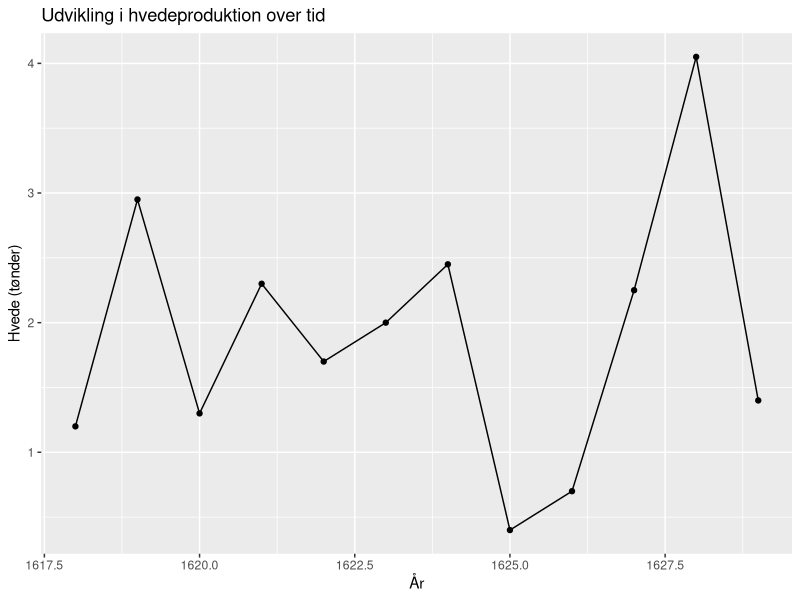
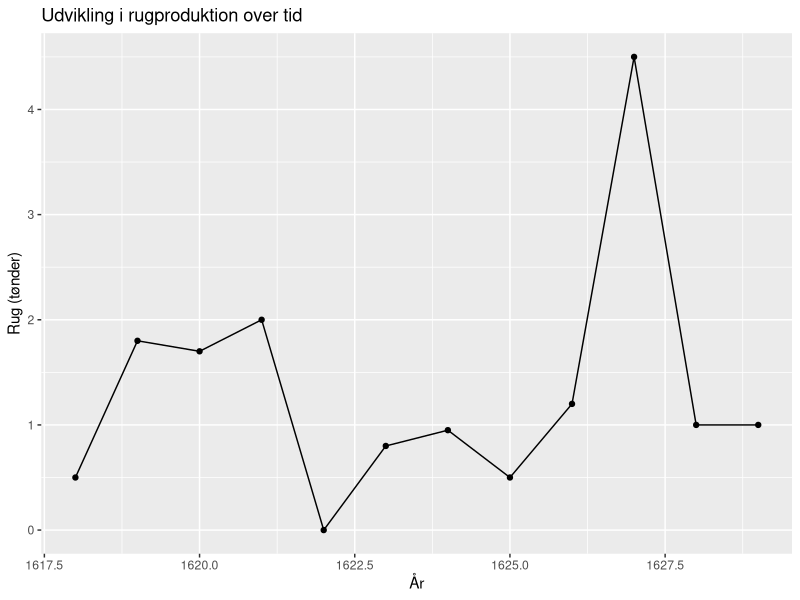
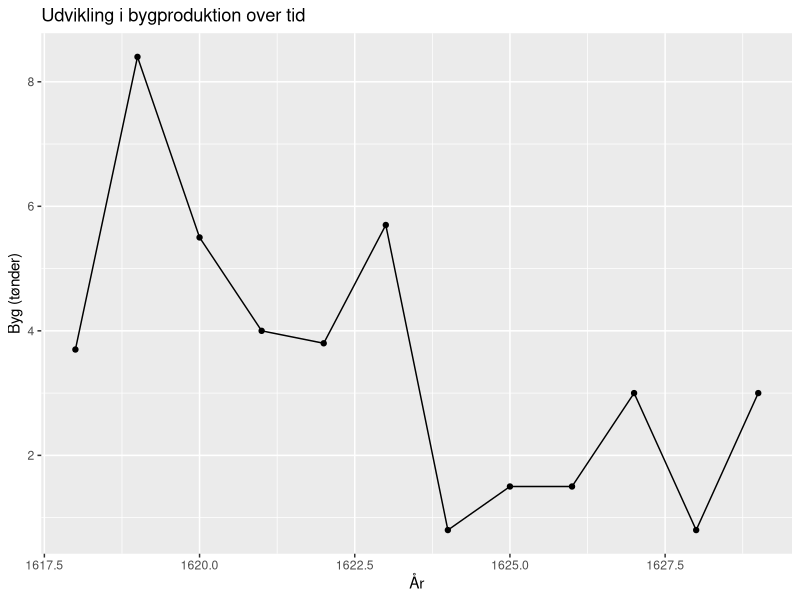
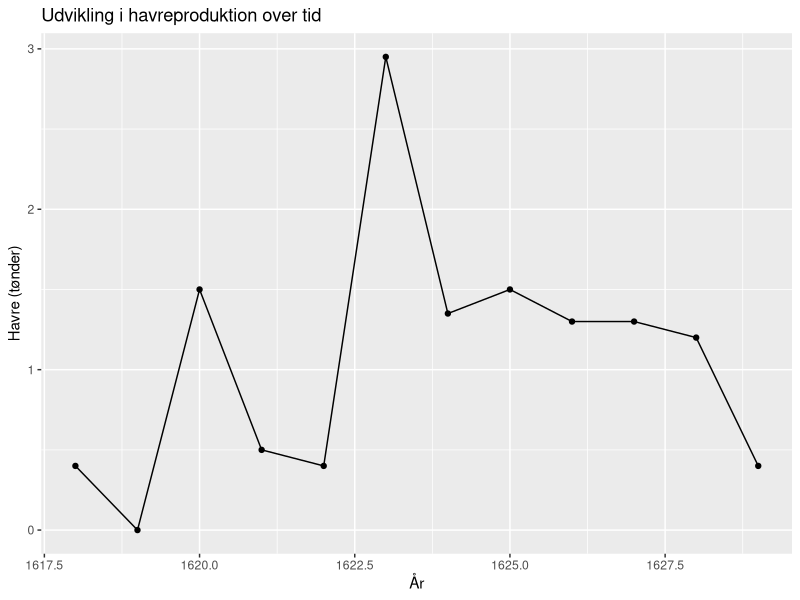
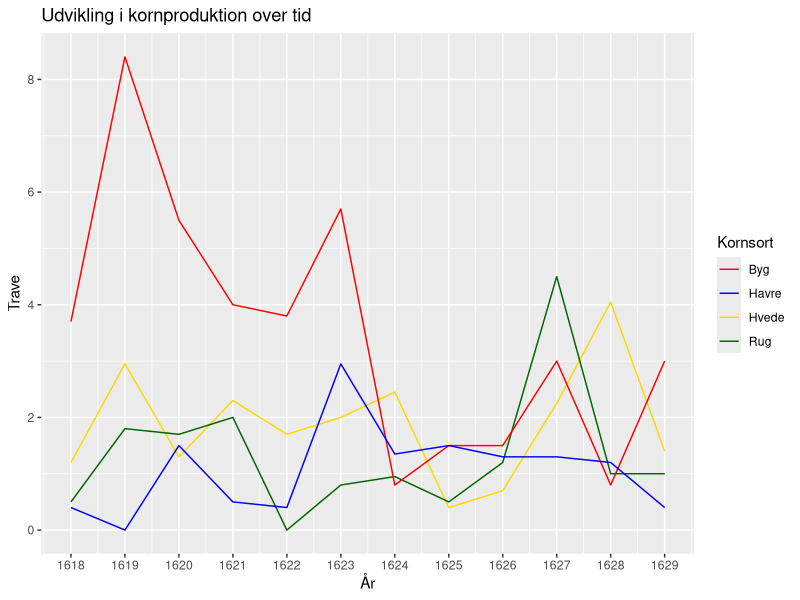
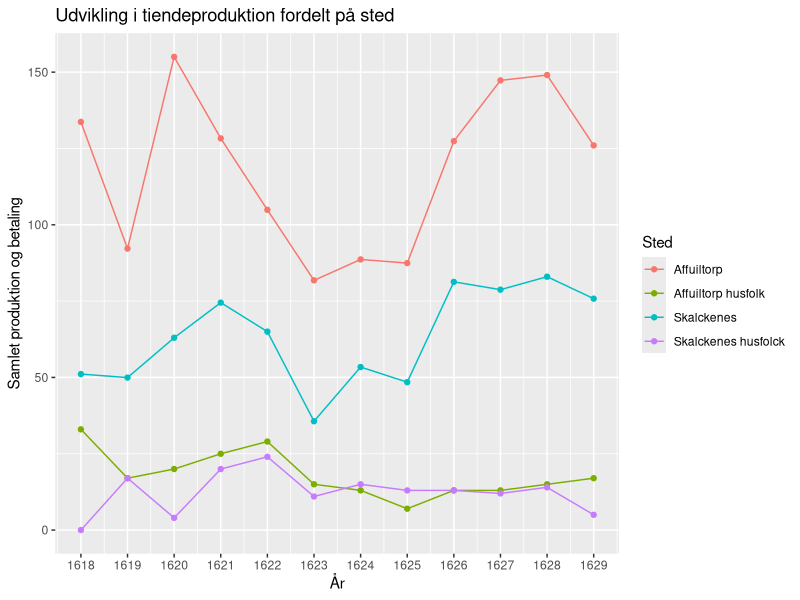
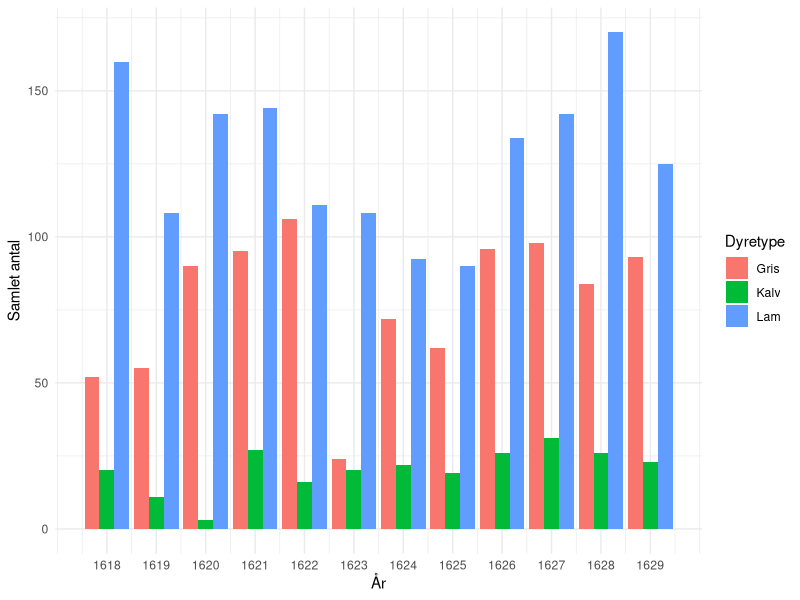
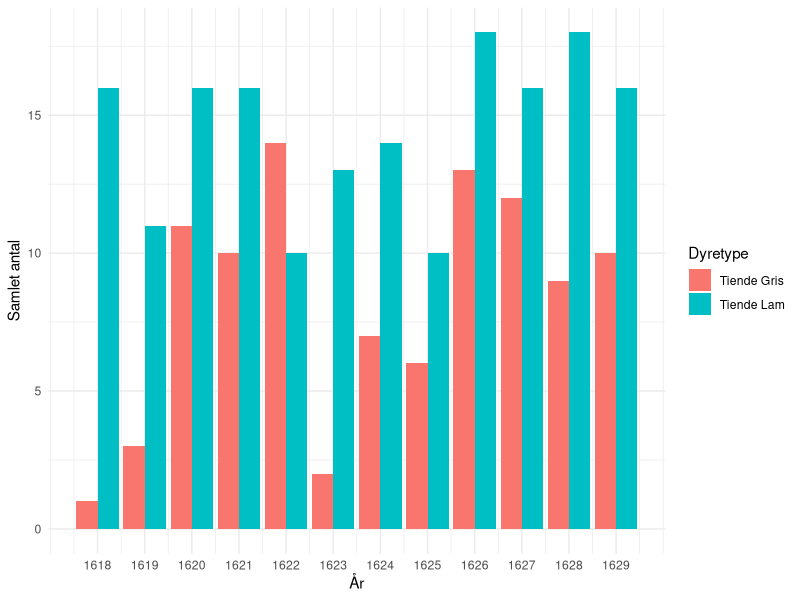

The R source for these figures, in order:
## ---- chunk 1
# SETUP ------------------------------------------------------------------
# Install required packages
library(tidyverse)
library(readr)

# IMPORT DATASET ---------------------------------------------------------

tiende_bog <- read_csv("tiende_bog.xlsx - Tiendedata.csv")

# DATA CLEANING -----------------------------------------------------------

# Remove spaces in location column 
tiende_bog$Sted <- trimws(tiende_bog$Sted)

# Correct translation /spelling inconsitency in location names:
# "Affuilltørp husfolk" samles med "Affuiltorp husfolk"
tiende_bog$Sted[
  tiende_bog$Sted == "Affuilltørp husfolk"
] <- "Affuiltorp husfolk"

# DATA CHECK ----------------------------------------------------------------

table(tiende_bog$Sted)

# View(tiende_bog)

summary(tiende_bog)

colnames(tiende_bog)

str(tiende_bog)

# FIGURE 1 - GRAIN PRODUCTION -------------------------------------------------

# PREPARING OF FIGURE 1 (DEVELOPMENT IN GRAIN PRODUCTION)
# Explore and examine the data in order to understand and clean it before use.

unique(tiende_bog$Hvede)

unique(tiende_bog$Rug)

unique(tiende_bog$Byg)

unique(tiende_bog$Havre)

# Data cleaning and processing to make the dataset easier to work with. 
# Due to the historical measurement system, values are converted into a common unit.

tiende_bog <- tiende_bog %>%
  mutate(
    Hvede_t = case_when(
      Hvede == "1 t" ~ 1,
      Hvede == "2 t" ~ 2,
      Hvede == "0.5 t" ~ 0.5,
      Hvede == "8 k" ~ 8/20,
      Hvede == "11 k" ~ 11/20,
      Hvede == "14 k" ~ 14/20,
      TRUE ~ NA_real_
    ),
    
    Rug_t = case_when(
      Rug == "1 t" ~ 1,
      Rug == "1.5 t" ~ 1.5,
      Rug == "0.5 t" ~ 0.5,
      Rug == "16 k" ~ 16/20,
      Rug == "19 k" ~ 19/20,
      Rug == "24 k" ~ 24/20,
      TRUE ~ NA_real_
    ), 
    Byg_t = case_when(
      Byg == "1 t" ~ 1,
      Byg == "3 t" ~ 3,
      Byg == "1.5 t" ~ 1.5,
      Byg == "16 k" ~ 16/20,
      Byg == "19 k" ~ 19/20,
      Byg == "24 k" ~ 24/20,
      TRUE ~ NA_real_
    ),
    
    Havre_t = case_when(
      Havre == "1 t" ~ 1,
      Havre == "2 t" ~ 2,
      Havre == "0.5 t" ~ 0.5,
      Havre == "8 k" ~ 8/20,
      Havre == "11 k" ~ 11/20,
      Havre == "14 k" ~ 14/20,
      TRUE ~ NA_real_
    ),
  )
    
# FIGURE 1: Development in production over time (GGPLOT)

# HVEDE

hvede_aar <- tiende_bog %>%
  group_by(År) %>%
  summarise(
    hvede = sum(Hvede_t, na.rm = TRUE)
  )


# View(hvede_aar)

ggplot(hvede_aar, aes(x = År, y = hvede)) +
  geom_line() +
  geom_point() +
  labs(
    title = "Udvikling i hvedeproduktion over tid",
    x = "År",
    y = "Hvede (tønder)"
  )

# RUG

rug_aar <- tiende_bog %>%
  group_by(År) %>%
  summarise(
    rug = sum(Rug_t, na.rm = TRUE)
  )

# View(rug_aar)

ggplot(rug_aar, aes(x = År, y = rug)) +
  geom_line() +
  geom_point() +
  labs(
    title = "Udvikling i rugproduktion over tid",
    x = "År",
    y = "Rug (tønder)"
  )

# BYG

byg_aar <- tiende_bog %>%
  group_by(År) %>%
  summarise(
    byg = sum(Byg_t, na.rm = TRUE)
  )

# View(byg_aar)

ggplot(byg_aar, aes(x = År, y = byg)) +
  geom_line() +
  geom_point() +
  labs(
    title = "Udvikling i bygproduktion over tid",
    x = "År",
    y = "Byg (tønder)"
  )

# HAVRE

havre_aar <- tiende_bog %>%
  group_by(År) %>%
  summarise(
    havre = sum(Havre_t, na.rm = TRUE)
  )

# View(havre_aar)

ggplot(havre_aar, aes(x = År, y = havre)) +
  geom_line() +
  geom_point() +
  labs(
    title = "Udvikling i havreproduktion over tid",
    x = "År",
    y = "Havre (tønder)"
  )

# COMBINED FOR FIGURE 1

samlet_aar <- hvede_aar %>%
  left_join(rug_aar, by = "År") %>%
  left_join(byg_aar, by = "År") %>%
  left_join(havre_aar, by = "År")

ggplot(samlet_aar, aes(x = År)) +
  geom_line(aes(y = hvede, colour = "Hvede")) +
  geom_line(aes(y = rug, colour = "Rug")) +
  geom_line(aes(y = byg, colour = "Byg")) +
  geom_line(aes(y = havre, colour = "Havre")) +
  scale_x_continuous(
    breaks = seq(1618, 1629, 1)
  ) +
  scale_colour_manual(
    values = c(
      "Hvede" = "gold",
      "Rug" = "darkgreen",
      "Byg" = "red",
      "Havre" = "blue"
    )
  ) +
  labs(
    title = "Udvikling i kornproduktion over tid",
    x = "År",
    y = "Trave",
    colour = "Kornsort"
  )

# FIGURE 2 – DEVELOPMENT BY LOCATION ---------------------------------------

# PREPARATION OF FIGURE 2
# Locations over time, including production and payments.

sted_tid <- tiende_bog %>%
  group_by(År, Sted) %>%
  summarise(
    samlet =
      sum(Hvede_t, na.rm = TRUE) +
      sum(Rug_t, na.rm = TRUE) +
      sum(Byg_t, na.rm = TRUE) +
      sum(Havre_t, na.rm = TRUE) +
      sum(Lam, na.rm = TRUE) +
      sum(Gris, na.rm = TRUE)
  )


#GGPLOT FOR FIGURE 2

ggplot(
  sted_tid,
  aes(
    x = År,
    y = samlet,
    colour = Sted
  )
) +
  geom_line() +
  geom_point() +
  scale_x_continuous(
    breaks = seq(1618, 1629, 1)
  ) +
  labs(
    title = "Udvikling i tiendeproduktion fordelt på sted",
    x = "År",
    y = "Samlet produktion og betaling",
    colour = "Sted"
  )

# BAR CHART 1 – LIVESTOCK DEVELOPMENT---------------------------------------

# Load dataset
tiende_bog <- read_csv("tiende_bog.xlsx - Tiendedata.csv")


# Reshape data to long format
data_long <- pivot_longer(
  tiende_bog,
  cols = c("Lam", "Gris", "Kalv"),
  names_to = "dyr",
  values_to = "antal"
)

# Remove NA and zero values
data_long <- data_long[!is.na(data_long$antal), ]

# Summarise livestock numbers by year and animal type
data_sum <- data_long %>%
  group_by(År, dyr) %>%
  summarise(antal = sum(antal), .groups = "drop")

# Create bar chart
ggplot(data_sum, aes(x = År, y = antal, fill = dyr)) +
  geom_col(position = "dodge") +
  scale_x_continuous(breaks = unique(data_sum$År)) +
  labs(
    x = "År",
    y = "Samlet antal",
    fill = "Dyretype"
  ) +
  theme_minimal()


# BAR CHART 2 ---------------------------------------------------------------
library(tidyverse)

# Check data structure and value formats
str(tiende_bog)

# Clean text values
tiende_bog$`Tiende Lam` <- as.numeric(
  gsub(",", ".", tiende_bog$`Tiende Lam`)
)

# Reshape data to long format
data_long <- pivot_longer(
  tiende_bog,
  cols = c("Tiende Lam", "Tiende Gris"),
  names_to = "dyr",
  values_to = "antal"
)

# Remove NA and zero values
data_long <- data_long[!is.na(data_long$antal), ]

# Summarise livestock counts by year and animal type
data_sum <- data_long %>%
  group_by(År, dyr) %>%
  summarise(antal = sum(antal), .groups = "drop")

# Create bar chart
ggplot(data_sum, aes(x = År, y = antal, fill = dyr)) +
  geom_col(position = "dodge") +
  scale_x_continuous(breaks = unique(data_long$År)) +
  labs(
    x = "År",
    y = "Samlet antal",
    fill = "Dyretype"
  ) +
  theme_minimal()


# BAR CHART 3 ---------------------------------------------------------------

# Reshape data to long format
data_long <- pivot_longer(
  tiende_bog,
  cols = c("Restance Lam", "Restance Gris"),
  names_to = "dyr",
  values_to = "antal"
)

# Remove NA and zero values
data_long <- data_long[!is.na(data_long$antal), ]


# Summarise livestock counts by year and animal type
data_sum <- data_long %>%
  group_by(År, dyr) %>%
  summarise(antal = sum(antal), .groups = "drop")

# Low bar chart
ggplot(data_sum, aes(x = År, y = antal, fill = dyr)) +
  geom_col(position = "dodge") +
  scale_x_continuous(breaks = unique(data_sum$År)) +
  labs(
    x = "År",
    y = "Samlet antal",
    fill = "Dyretype"
  ) +
  theme_minimal()
